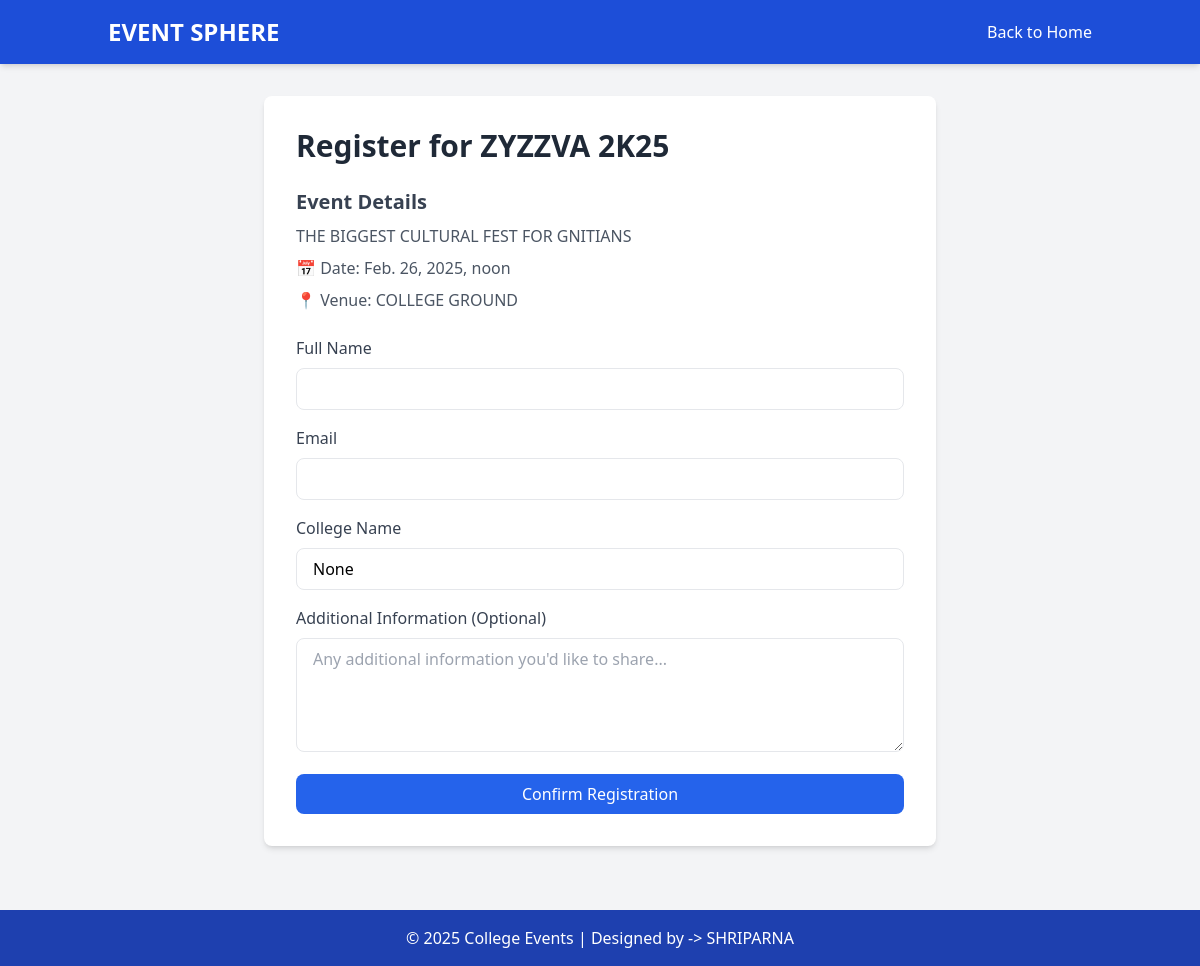
The app's page /events/register/9/ (signed in) with its own data.
### events/models.py (models this page shows, shortened)
class Event(models.Model):
    title = models.CharField(max_length=200)
    description = models.TextField()
    date = models.DateTimeField()
    venue = models.CharField(max_length=255)
    organizer = models.ForeignKey(CustomUser, on_delete=models.CASCADE)
    is_approved = models.BooleanField(default=False)

class CustomUser(AbstractUser):
    ROLE_CHOICES = [
        ('student', 'Student'),
        ('faculty', 'Faculty'),
        ('admin', 'Admin'),
    ]
    role = models.CharField(max_length=10, choices=ROLE_CHOICES, default='student')
    profile_image = models.ImageField(upload_to='profile_images/', default='profile_images/default.png', blank=True, null=True)
    college_name = models.CharField(max_length=255, blank=True, null=True)

### events/views.py (the view, shortened to what this page needs)
# urls.py: path('register/<int:event_id>/', register_event, name='register_event'),
@login_required
def register_event(request, event_id):
    event = get_object_or_404(Event, id=event_id)
    if Registration.objects.filter(event=event, student=request.user).exists():
        messages.warning(request, "You have already registered for this event.")
        return render(request, "register_event.html", {
            "event": event,
            "user": request.user
        })
    return render(request, "register_event.html", {
        "event": event,
        "user": request.user
    })

### events/templates/register_event.html (shortened to what this page needs)
<!DOCTYPE html>
<html lang="en">
<head>
    <script src="https://cdn.tailwindcss.com"></script>
</head>
<body class="bg-gray-100">
    <nav class="bg-blue-700 text-white py-4 shadow-md">
        <div class="container mx-auto flex justify-between items-center px-5">
            <h1 class="text-2xl font-bold">EVENT SPHERE</h1>
            <a href="/" class="hover:text-yellow-300">Back to Home</a>
        </div>
    </nav>
    <div class="container mx-auto p-8">
        <div class="max-w-2xl mx-auto bg-white p-8 rounded-lg shadow-md">
            <h2 class="text-3xl font-bold text-gray-800 mb-6">Register for {{ event.title }}</h2>
            <div class="mb-6">
                <h3 class="text-xl font-semibold text-gray-700">Event Details</h3>
                <p class="text-gray-600 mt-2">{{ event.description }}</p>
                <p class="text-gray-600 mt-2">📅 Date: {{ event.date }}</p>
                <p class="text-gray-600 mt-2">📍 Venue: {{ event.venue }}</p>
            </div>
            <form method="POST" class="space-y-4" id="registrationForm">
                <div class="space-y-2">
                    <label for="name" class="block text-gray-700">Full Name</label>
                    <input type="text" id="name" name="name" value="{{ user.get_full_name }}"
                           class="w-full px-4 py-2 border rounded-lg focus:outline-none focus:border-blue-500"
                           readonly>
                </div>
                <div class="space-y-2">
                    <label for="email" class="block text-gray-700">Email</label>
                    <input type="email" id="email" name="email" value="{{ user.email }}"
                           class="w-full px-4 py-2 border rounded-lg focus:outline-none focus:border-blue-500"
                           readonly>
                </div>
                <div class="space-y-2">
                    <label for="college" class="block text-gray-700">College Name</label>
                    <input type="text" id="college" name="college" value="{{ user.college_name }}"
                           class="w-full px-4 py-2 border rounded-lg focus:outline-none focus:border-blue-500"
                           readonly>
                </div>
                <div class="space-y-2">
                    <label for="additional_info" class="block text-gray-700">Additional Information (Optional)</label>
                    <textarea id="additional_info" name="additional_info" rows="4"
                              class="w-full px-4 py-2 border rounded-lg focus:outline-none focus:border-blue-500"
                              placeholder="Any additional information you'd like to share..."></textarea>
                </div>
                <button type="submit"
                        class="w-full bg-blue-600 text-white py-2 px-4 rounded-lg hover:bg-blue-700 transition duration-300">
                    Confirm Registration
                </button>
            </form>
        </div>
    </div>
    <footer class="bg-blue-800 text-white text-center py-4 mt-8">
        <p>© 2025 College Events | Designed by -> SHRIPARNA</p>
    </footer>
</body>
</html>

### records on screen
Event: title "ZYZZVA 2K25", description "THE BIGGEST CULTURAL FEST FOR GNITIANS", date "Feb. 26, 2025, noon", venue "COLLEGE GROUND"
CustomUser: college "None"
